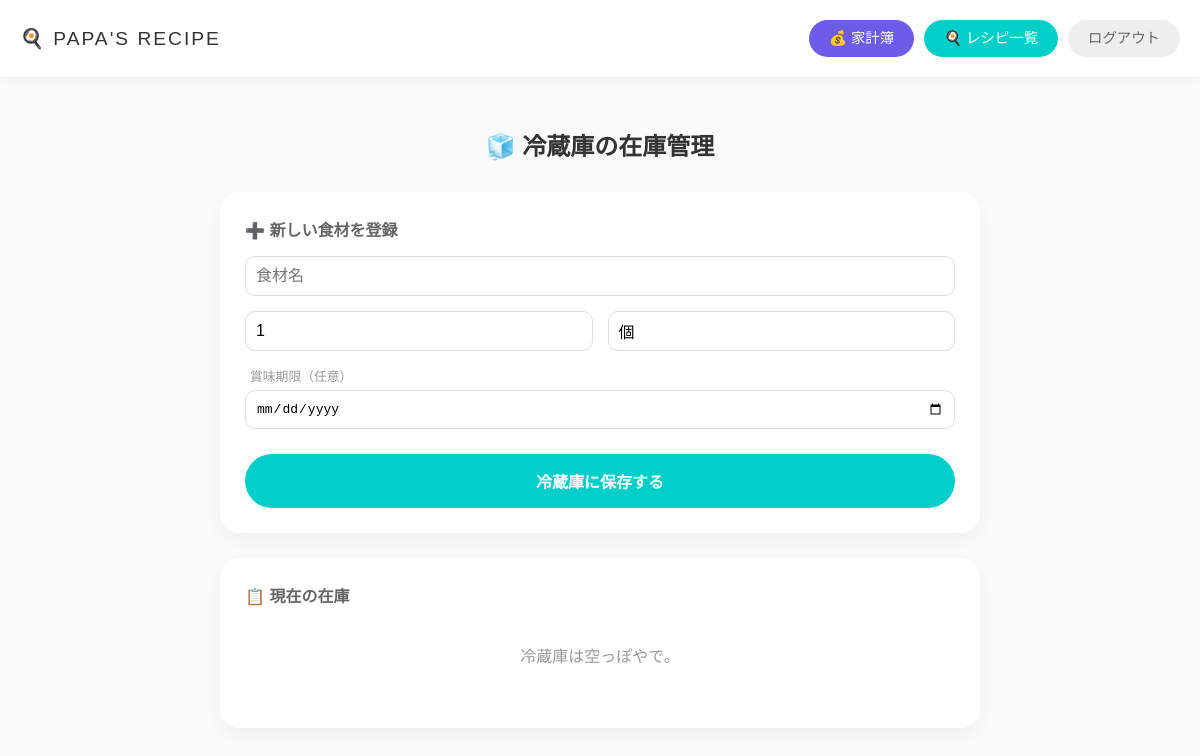
The page /inventory/ (signed in) on the database as committed earlier.
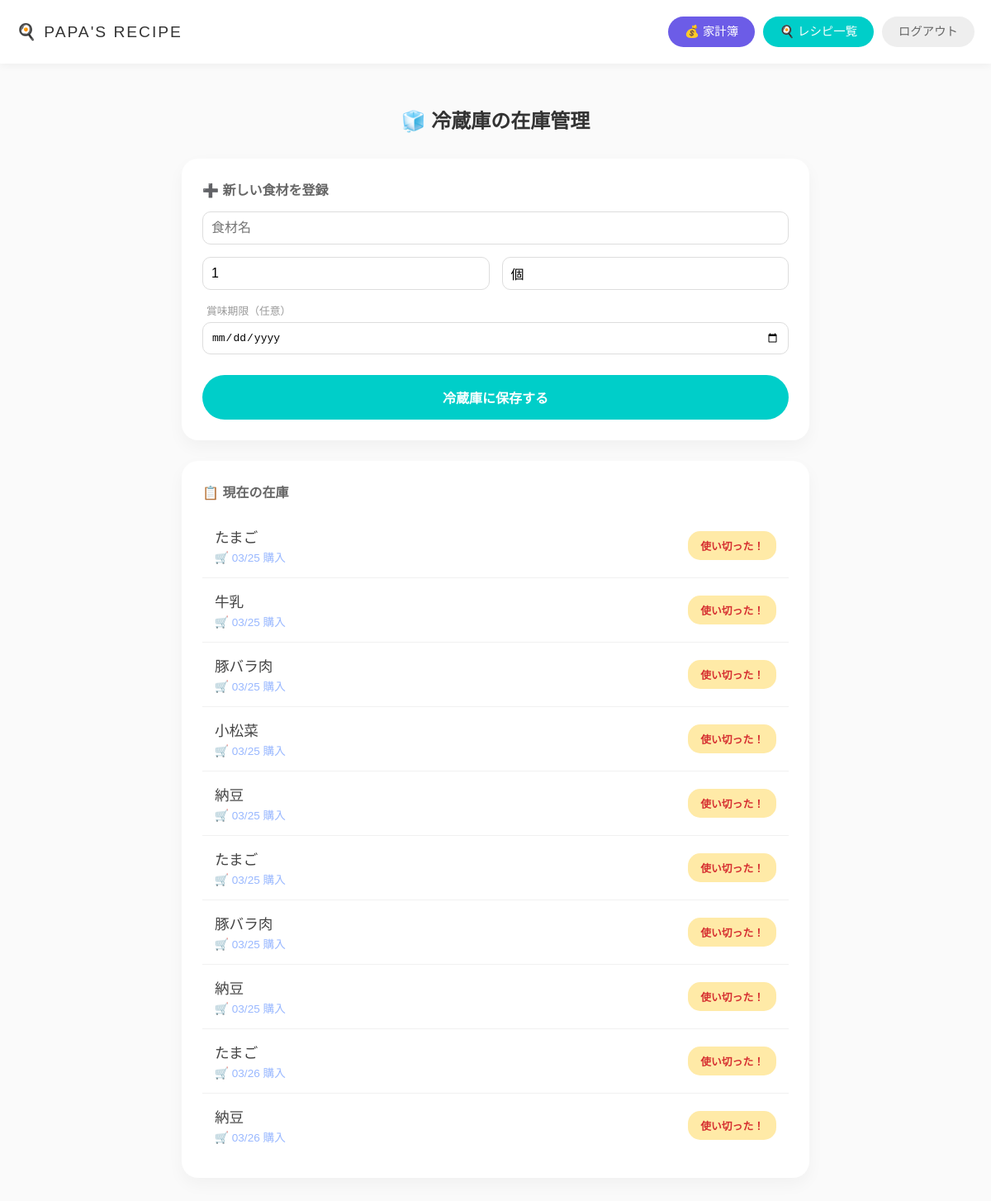
The same page on the database as committed later.
### recipes/models.py (models this page shows, shortened)
class Inventory(models.Model):
    user = models.ForeignKey(User, on_delete=models.CASCADE)
    name = models.CharField(max_length=50, verbose_name="食材名")
    purchase_date = models.DateField(default=timezone.now, verbose_name="購入日")
    expiration_date = models.DateField(null=True, blank=True, verbose_name="賞味期限")
    quantity = models.IntegerField(default=1, verbose_name="数量")
    unit = models.CharField(max_length=20, default="個", verbose_name="単位")

### recipes/views.py (the view)
# urls.py: path('inventory/', views.inventory_list, name='inventory_list'),
@login_required
def inventory_list(request):
    items = Inventory.objects.filter(user=request.user).order_by('expiration_date')
    if request.method == 'POST':
        form = InventoryForm(request.POST)
        if form.is_valid():
            inventory = form.save(commit=False)
            inventory.user = request.user
            inventory.save()
            return redirect('inventory_list')
    else:
        form = InventoryForm()
    return render(request, 'recipes/inventory_list.html', {'items': items, 'form': form})

### recipes/forms.py
class InventoryForm(forms.ModelForm):
    class Meta:
        model = Inventory
        fields = ['name', 'quantity', 'unit', 'expiration_date']
        widgets = {
            'expiration_date': forms.DateInput(attrs={'type': 'date', 'style': 'padding: 10px; border-radius: 10px; border: 1px solid #ddd;'}),
            'name': forms.TextInput(attrs={'placeholder': '食材名', 'style': 'padding: 10px; border-radius: 10px; border: 1px solid #ddd;'}),
            'quantity': forms.NumberInput(attrs={'placeholder': '数量', 'style': 'padding: 10px; border-radius: 10px; border: 1px solid #ddd;'}),
            'unit': forms.TextInput(attrs={'placeholder': '単位', 'style': 'padding: 10px; border-radius: 10px; border: 1px solid #ddd;'}),
        }

### recipes/templates/recipes/inventory_list.html (shortened to what this page needs)
<!DOCTYPE html>
<html lang="ja">
<head>
</head>
<body>
    <header class="header">
        <a href="{% url 'recipe_list' %}" style="text-decoration: none; color: inherit;">
            <div class="header-logo">🍳 PAPA'S RECIPE</div>
        </a>
        <div style="display: flex; gap: 10px; align-items: center;">
            <a href="{% url 'budget_list' %}" class="header-btn" style="background-color: #6c5ce7; text-decoration: none; color: white;">💰 家計簿</a>
            <a href="{% url 'recipe_list' %}" class="header-btn" style="background-color: #00cec9; text-decoration: none; color: white;">🍳 レシピ一覧</a>
            <form action="{% url 'logout' %}" method="post" style="margin: 0;">
                <button type="submit" class="header-btn" style="background-color: #eee; color: #666; border: none; cursor: pointer;">ログアウト</button>
            </form>
        </div>
    </header>
    <div class="main-container">
        <h2 style="text-align: center; margin-bottom: 30px; color: #333;">🧊 冷蔵庫の在庫管理</h2>
        <div class="card">
            <h3 style="font-size: 1em; margin: 0 0 15px 0; color: #666;">➕ 新しい食材を登録</h3>
            <form method="post" class="inventory-form">
                {{ form.name }}
                {{ form.quantity }}
                {{ form.unit }}
                <div style="grid-column: span 2; display: flex; flex-direction: column; gap: 5px;">
                    <label style="font-size: 0.8em; color: #999; margin-left: 5px;">賞味期限（任意）</label>
                    {{ form.expiration_date }}
                </div>
                <button type="submit" class="btn-submit">冷蔵庫に保存する</button>
            </form>
        </div>
        <div class="card">
            <h3 style="font-size: 1em; margin: 0 0 15px 0; color: #666;">📋 現在の在庫</h3>
            {% for item in items %}
            <div class="item-row">
                <div>
                    <div style="font-weight: 500; font-size: 1.1em;">{{ item.name }}</div>
                    <div style="font-size: 0.85em; color: #99b8ff; font-weight: 500; margin-top: 2px;">
                        🛒 {{ item.purchase_date|date:"m/d" }} 購入
                    </div>
                </div>
                <a href="{% url 'inventory_delete' item.pk %}" class="btn-use">使い切った！</a>
            </div>
            {% empty %}
            <p style="text-align: center; color: #999; padding: 20px;">冷蔵庫は空っぽやで。</p>
            {% endfor %}
        </div>
    </div>
</body>
</html>

### recipes/templates/recipes/inventory_list.html (style rules this page uses)
* { box-sizing: border-box; }
body { background-color: #FAFAFA; color: #444; font-family: 'Noto Sans JP', sans-serif; margin: 0; }
.header { padding: 20px; display: flex; justify-content: space-between; align-items: center; background: white; box-shadow: 0 2px 10px rgba(0,0,0,0.05); }
.header-logo { font-size: 1.2em; font-weight: 500; letter-spacing: 2px; color: #333; text-decoration: none; }
.header-btn { padding: 10px 20px; border-radius: 20px; font-size: 0.9em; font-weight: 500; border: none; cursor: pointer; display: inline-block; line-height: 1.2; }
.main-container { max-width: 800px; margin: 0 auto; padding: 30px 20px 40px 20px; }
.card { background-color: white; border-radius: 20px; padding: 25px; box-shadow: 0 8px 20px rgba(0,0,0,0.04); margin-bottom: 25px; }
.inventory-form { display: grid; grid-template-columns: 1fr 1fr; gap: 15px; }
.inventory-form input { padding: 12px; border: 1px solid #ddd; border-radius: 12px; font-size: 1em; outline: none; width: 100%; }
.inventory-form input[name="name"] { grid-column: span 2; }
.btn-submit { grid-column: span 2; background-color: #00cec9; color: white; border: none; padding: 15px; border-radius: 30px; font-weight: bold; cursor: pointer; font-size: 1em; margin-top: 10px; }
.item-row { display: flex; justify-content: space-between; align-items: center; padding: 15px; border-bottom: 1px solid #f1f1f1; }
.item-row:last-child { border-bottom: none; }
.btn-use { background-color: #ffeaa7; color: #d63031; text-decoration: none; padding: 8px 15px; border-radius: 15px; font-size: 0.8em; font-weight: bold; }

Rows that differ between the two databases and show on the page:
added Inventory: name "たまご", purchase_date "03/25"
added Inventory: name "牛乳", purchase_date "03/25"
added Inventory: name "豚バラ肉", purchase_date "03/25"
added Inventory: name "小松菜", purchase_date "03/25"
added Inventory: name "納豆", purchase_date "03/25"
added Inventory: name "たまご", purchase_date "03/25"
added Inventory: name "豚バラ肉", purchase_date "03/25"
added Inventory: name "納豆", purchase_date "03/25"
added Inventory: name "たまご", purchase_date "03/26"
added Inventory: name "納豆", purchase_date "03/26"
Other text that changed with them:
text no longer shown: "冷蔵庫は空っぽやで。"
